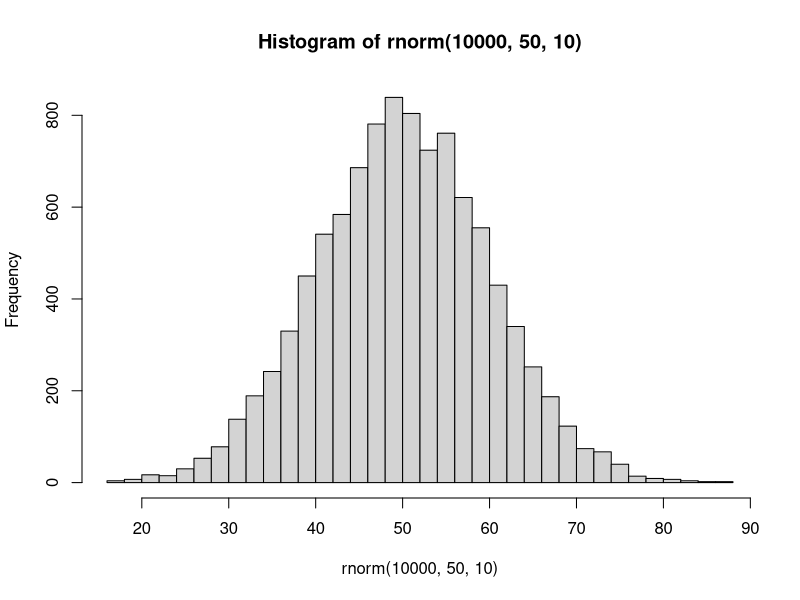

Recreate this plot in R.
## ---- chunk 1
pnorm(25, mean = 50, sd = 10)
## ---- chunk 2
# Either deduct probability from 1 
1 - pnorm(25, mean = 50, sd = 10)
# Or provide FALSE to lower.tail argument
pnorm(25, mean = 50, sd = 10, lower.tail = FALSE)
## ---- chunk 3
pbinom(1, size = 2, p = 0.5)
## ---- chunk 4
qnorm(0.9, mean = 50, sd = 10)
## ---- chunk 5
qnorm(0.9, mean = 50, sd = 10, lower.tail = FALSE)
## ---- chunk 6
dbinom(2, 2, prob = 0.5)
## ---- chunk 7
rnorm(10, mean = 50, sd = 10)
## ---- chunk 8
set.seed(1234)
hist(rnorm(10000, 50, 10), breaks = 50)
